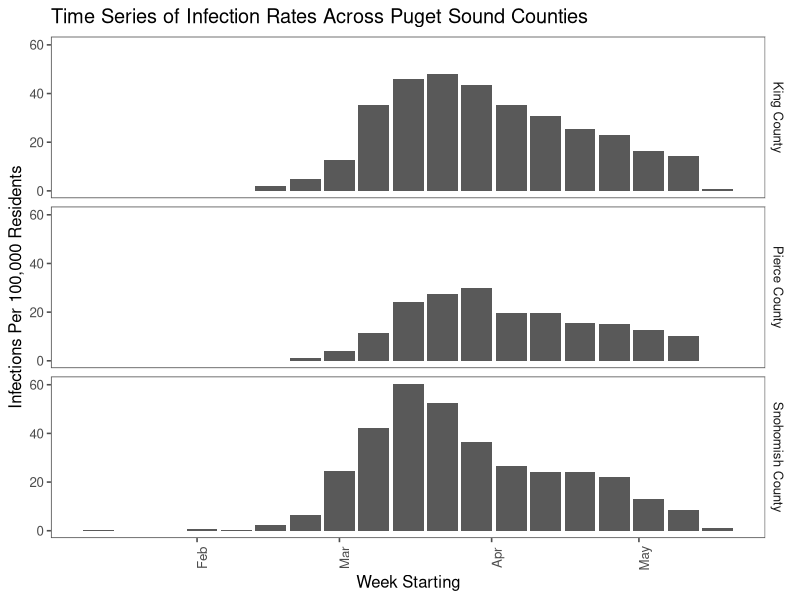
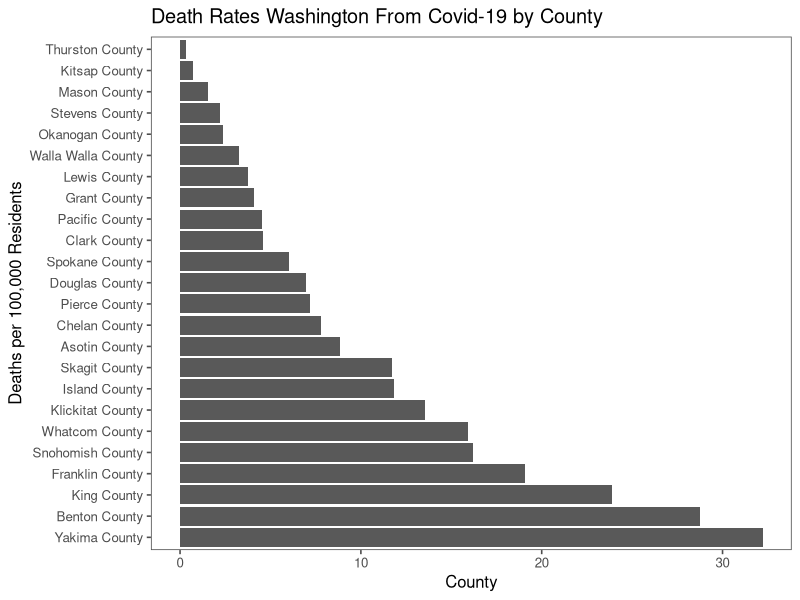
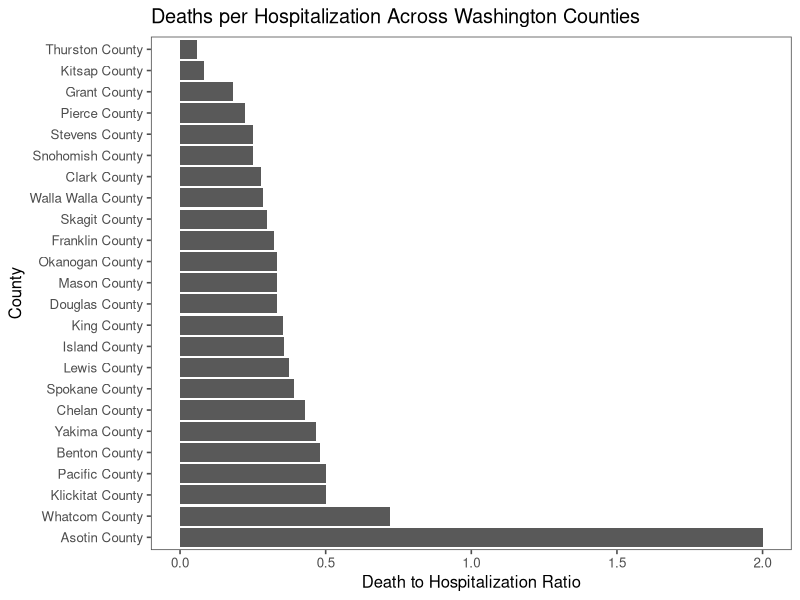
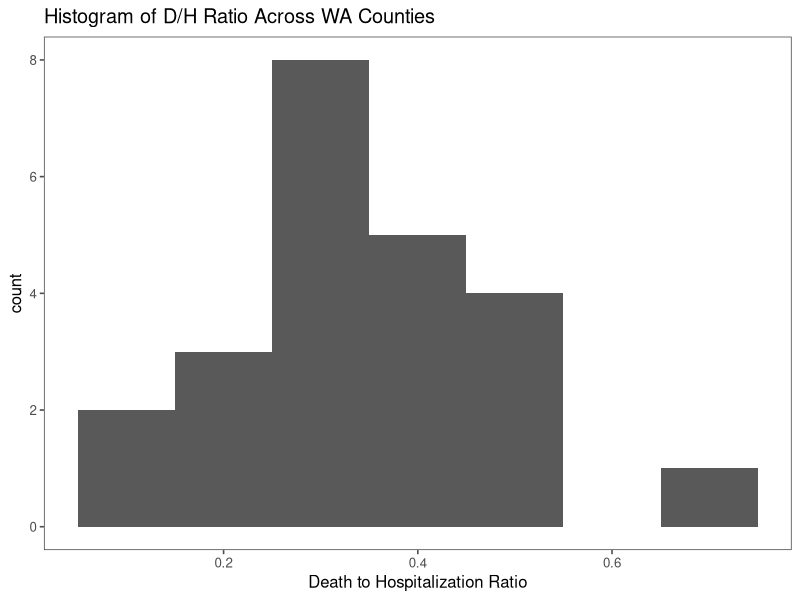
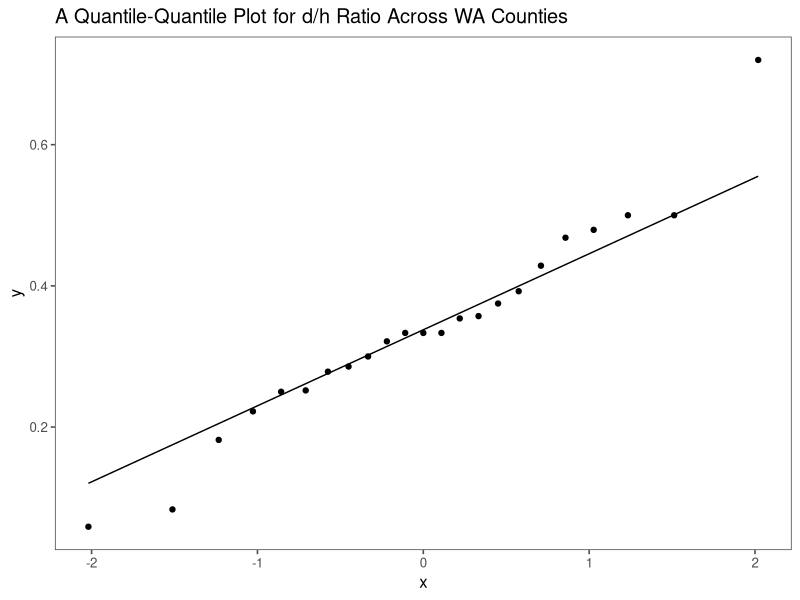
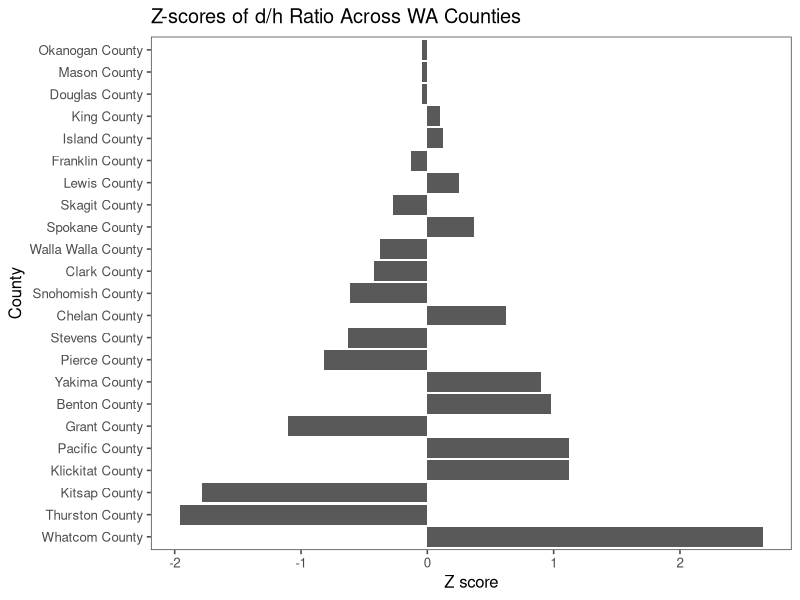

These charts were generated, in order, by the following R code:
#Author: Christopher Willett
#Date of Completion: May 28, 2020
#Purpose: To explore some data relating to the Covid-19 outbreak in Washington state.
#Notes: This is my first addition to github. The script produces three basic plots.


#Some packages needed.
library(readxl)
library(tidyverse)
library(ggthemes)

#I can't make the download work. The file is always corrupted this way.
#src <- "https://www.doh.wa.gov/Portals/1/Documents/1600/coronavirus/data-tables/PUBLIC_CDC_Event_Date_SARS.xlsx?ver=20200527000952"
#lc <- basename(src)
#download.file(url = src, destfile=lc)

#Load the data from WA DOH. Needs to be in Excel and current.
cases <- read_excel("WaDOH.xlsx",sheet=1)
hospitalizations <- read_excel("WaDOH.xlsx",sheet=2)
deaths <- read_excel("WaDOH.xlsx",sheet=3)

#Pull 2020 estimated populations. Forgot the source file.
counties <- read_excel("WACounty.xlsx")

#Create infection rates (per 100000) using populations.
cases <- mutate(cases,all_rate=NewPos_All*100000/counties$Pop[match(County,counties$CTYNAME)])

#Look only at the three main Puget Sound Counties.
psdat <- cases %>% filter(County=="Pierce County" | County == "King County" | County =="Snohomish County")

#Plot the infection rate as a time series across these counties.
psdat %>% ggplot(aes(x=WeekStartDate,y=all_rate))+
  geom_bar(stat="identity")+facet_grid(County~.)+
  theme_few()+theme(axis.text.x=element_text(angle=90))+
  xlab("Week Starting")+ylab("Infections Per 100,000 Residents")+
  ggtitle("Time Series of Infection Rates Across Puget Sound Counties")


#Find the most dangerous counties in WA. Not all counties report a death.
#The deaths list also include an Unassigned county, which we don't want to use.
tdeaths <- group_by(deaths,County) %>% summarise(total_deaths =sum(Deaths)) 
reporting_counties <- filter(counties, CTYNAME %in% intersect(tdeaths$County,counties$CTYNAME))
tdeaths <- filter(tdeaths,County %in% reporting_counties$CTYNAME)
tdeaths <- mutate(tdeaths,death_rate = tdeaths$total_deaths/(reporting_counties$Pop)*100000)

#Plot the death rate for all reporting counties as a horizontal bar graph.
tdeaths %>% ggplot(aes(x=reorder(County,-death_rate),y=death_rate))+
  geom_bar(stat="identity")+theme_few()+coord_flip()+xlab("Deaths per 100,000 Residents")+
  ylab("County")+ggtitle("Death Rates Washington From Covid-19 by County")


#Examine the ratio of deaths to hospitilizations across counties. Trying to 
#shed light on how lethal the virus is. Assumption: If a person died of the virus
#they probably were hospitilized. If the ratio is close to 0, then most people
#who were hospitilized did not die. If it is close to 1, then most people who 
#were hospitilized did die. See assumption.

#Wrangle the data. Make sure the counties in the hospitalizations and deaths match.
h <- group_by(hospitalizations,County) %>% summarise(total_hosp = sum(Hospitalizations)) %>%
  filter(County %in% tdeaths$County) %>% mutate(dh_ratio=tdeaths$total_deaths/total_hosp)

h %>% ggplot(aes(x=reorder(County,-dh_ratio),y=dh_ratio))+geom_bar(stat="identity")+
  theme_few()+coord_flip()+ylab("Death to Hospitalization Ratio")+
  xlab("County")+ggtitle("Deaths per Hospitalization Across Washington Counties")

#Is the d/h ratio normally distributed? Asotin County is a clear outlier, 
#so let's clean that off and plot a historgram. :

filter(h,County!="Asotin County") %>% ggplot(aes(dh_ratio))+geom_histogram(binwidth=0.1)+
  xlab("Death to Hospitalization Ratio")+ggtitle("Histogram of D/H Ratio Across WA Counties")+
  theme_few()

#This is approximately normal, but with Whatcom County a very clear outlier as well.
#So, let's create a qqplot to see.

filter(h,County!="Asotin County") %>% ggplot(aes(sample=dh_ratio))+stat_qq()+
  stat_qq_line()+ggtitle("A Quantile-Quantile Plot for d/h Ratio Across WA Counties")+
  theme_few()

#This is approximately normal, with Whatcom County a major outlier. 
#Let's see how far out.

#Let's pull out Asotin County and calculate z-scores.
h <- filter(h,County!="Asotin County")
avg <- mean(h$dh_ratio)
s <- sd(h$dh_ratio)
h <- mutate(h,z_score = (dh_ratio-avg)/s)

#And display the z-scores
h %>% ggplot(aes(x=reorder(County,-abs(z_score)),y=z_score))+geom_bar(stat="identity")+
  coord_flip()+ylab("Z score")+xlab("County")+
  ggtitle("Z-scores of d/h Ratio Across WA Counties")+theme_few()
